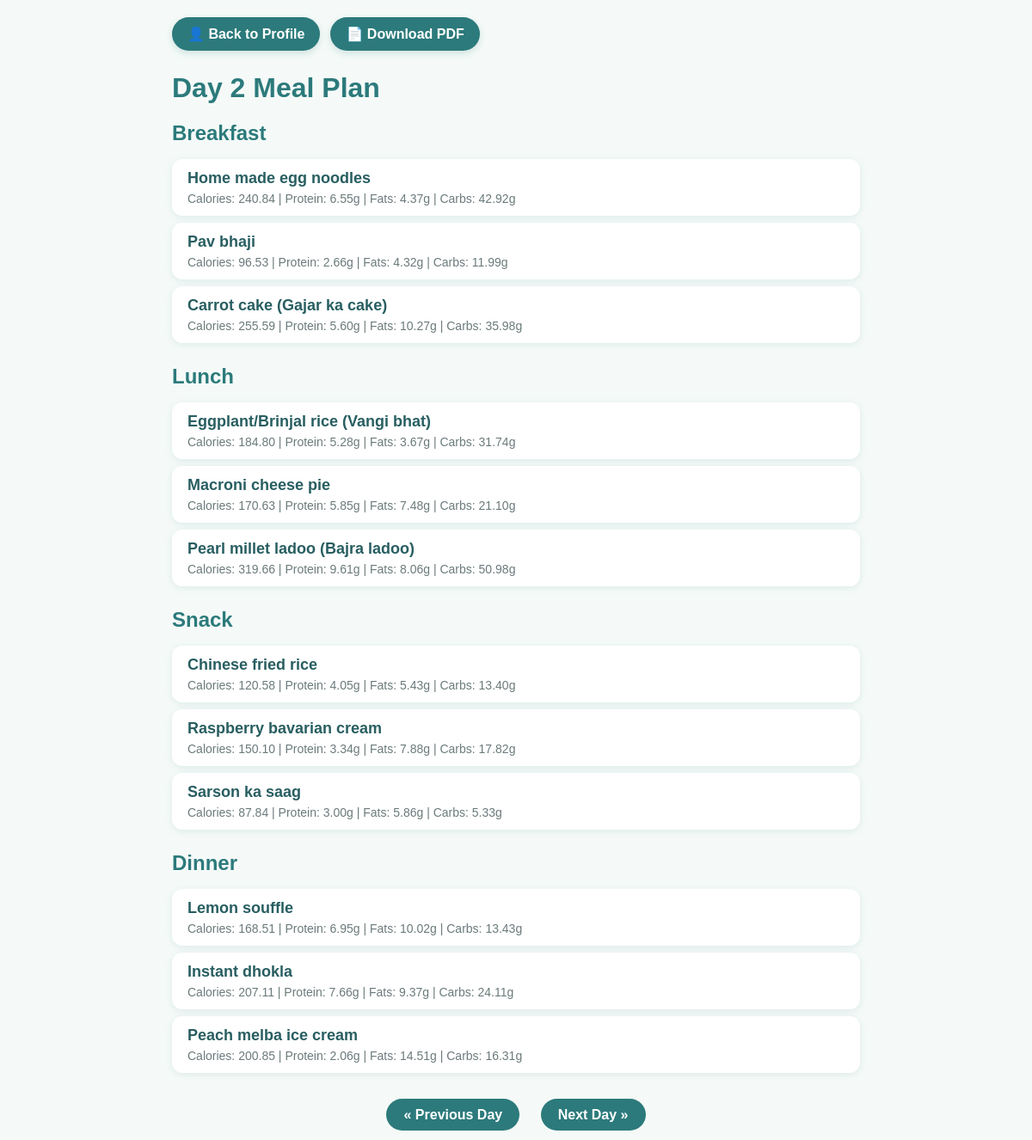
The page /day/2 (signed in) on the database its author committed.
### app.py (models this page shows)
class MealPlan(db.Model):
    id = db.Column(db.Integer, primary_key=True)
    user_id = db.Column(db.Integer, db.ForeignKey('user.id'))
    day = db.Column(db.String(10))  # Day 1, Day 2, etc.
    meal = db.Column(db.String(20))
    dish_name = db.Column(db.String(100))
    calories = db.Column(db.Float)
    protein = db.Column(db.Float)
    fats = db.Column(db.Float)
    carbs = db.Column(db.Float)
    user = db.relationship('User', backref='meal_plans')

### app.py (the view)
@app.route('/day/<int:day_num>')
@login_required
def view_day(day_num):
    day_key = f"Day {day_num}"
    all_days = db.session.query(MealPlan.day).filter_by(user_id=current_user.id).distinct().all()
    total_days = len(all_days)
    if day_num < 1 or day_num > total_days:
        return "Invalid day number.", 404
    day_meals = MealPlan.query.filter_by(user_id=current_user.id, day=day_key).all()
    if not day_meals:
        return "No weekly plan found. Please generate one first.", 400
    plan = {}
    for meal_name in ['Breakfast', 'Lunch', 'Snack', 'Dinner']:
        meal_list = [mp for mp in day_meals if mp.meal == meal_name]
        plan[meal_name] = meal_list[:3]  # Limit to 3 dishes per meal
    return render_template('day.html',
                           day_num=day_num,
                           day_name=day_key,
                           plan=plan,
                           total_days=total_days)

### app.py (called while the page is built)
@login_manager.user_loader
def load_user(user_id):
    return db.session.get(User, int(user_id))

### templates/day.html (shortened to what this page needs)
<!DOCTYPE html>
<html>
<head>
</head>
<body>
  <div class="buttons">
       <a href="/profile" class="button">👤 Back to Profile</a>
       <a href="/pdf" class="button" target="_blank" rel="noopener">📄 Download PDF</a>
   </div>
    <h1>{{ day_name }} Meal Plan</h1>
    {% for meal_name, foods in plan.items() %}
      <div class="meal-section">
        <h2>{{ meal_name }}</h2>
        <ul>
          {% for food in foods %}
            <li>
              <div class="dish-name">{{ food.dish_name }}</div>
              <div class="nutrition-info">
                Calories: {{ "%.2f"|format(food.calories) }} |
                Protein: {{ "%.2f"|format(food.protein) }}g |
                Fats: {{ "%.2f"|format(food.fats) }}g |
                Carbs: {{ "%.2f"|format(food.carbs) }}g
              </div>
            </li>
          {% else %}
            <li>No dishes found.</li>
          {% endfor %}
        </ul>
      </div>
    {% endfor %}
    <div class="pagination">
        {% if day_num > 1 %}
          <a href="{{ url_for('view_day', day_num=day_num-1) }}">&laquo; Previous Day</a>
        {% else %}
          <a class="disabled">&laquo; Previous Day</a>
        {% endif %}
        {% if day_num < total_days %}
          <a href="{{ url_for('view_day', day_num=day_num+1) }}">Next Day &raquo;</a>
        {% else %}
          <a class="disabled">Next Day &raquo;</a>
        {% endif %}
    </div>
</body>
</html>

### templates/day.html (style rules this page uses)
body { font-family: Arial, sans-serif; background: #f5faf8; padding: 20px; max-width: 800px; margin: auto; }
h1, h2 { color: #2c7a7b; margin-bottom: 10px; }
.buttons { display: flex; gap: 12px; margin-bottom: 25px; }
.button { padding: 10px 18px; background: #2c7a7b; color: white; text-decoration: none; font-weight: 600; border-radius: 20px; box-shadow: 0 3px 8px rgba(44,128,128,0.2); transition: background-color 0.3s ease; display: inline-flex; align-items: center; }
.meal-section { margin-bottom: 25px; }
ul { list-style: none; padding: 0; }
li { background-color: white; border-radius: 12px; padding: 12px 18px; margin-bottom: 8px; box-shadow: 0 2px 8px rgba(44,128,128,0.12); }
.dish-name { font-weight: bold; margin-bottom: 5px; font-size: 18px; color: #285e61; }
.nutrition-info { font-size: 14px; color: #6b7a7b; }
.pagination { text-align: center; margin-top: 40px; }
.pagination a { padding: 10px 20px; margin: 0 10px; background: #2c7a7b; color: white; text-decoration: none; border-radius: 25px; font-weight: 600; }

### rows shown on the page
MealPlan: dish_name "Home made egg noodles", calories "240.84", protein "6.55", fats "4.37", carbs "42.92"
MealPlan: dish_name "Pav bhaji", calories "96.53", protein "2.66", fats "4.32", carbs "11.99"
MealPlan: dish_name "Carrot cake (Gajar ka cake)", calories "255.59", protein "5.60", fats "10.27", carbs "35.98"
MealPlan: dish_name "Eggplant/Brinjal rice (Vangi bhat)", calories "184.80", protein "5.28", fats "3.67", carbs "31.74"
MealPlan: dish_name "Macroni cheese pie", calories "170.63", protein "5.85", fats "7.48", carbs "21.10"
MealPlan: dish_name "Pearl millet ladoo (Bajra ladoo)", calories "319.66", protein "9.61", fats "8.06", carbs "50.98"
MealPlan: dish_name "Chinese fried rice", calories "120.58", protein "4.05", fats "5.43", carbs "13.40"
MealPlan: dish_name "Raspberry bavarian cream", calories "150.10", protein "3.34", fats "7.88", carbs "17.82"
MealPlan: dish_name "Sarson ka saag", calories "87.84", protein "3.00", fats "5.86", carbs "5.33"
MealPlan: dish_name "Lemon souffle", calories "168.51", protein "6.95", fats "10.02", carbs "13.43"
MealPlan: dish_name "Instant dhokla", calories "207.11", protein "7.66", fats "9.37", carbs "24.11"
MealPlan: dish_name "Peach melba ice cream", calories "200.85", protein "2.06", fats "14.51", carbs "16.31"

### other values the page prints
{{ day_name }} "Day 2"
{{ meal_name }} "Breakfast" "Lunch" "Snack" "Dinner"
